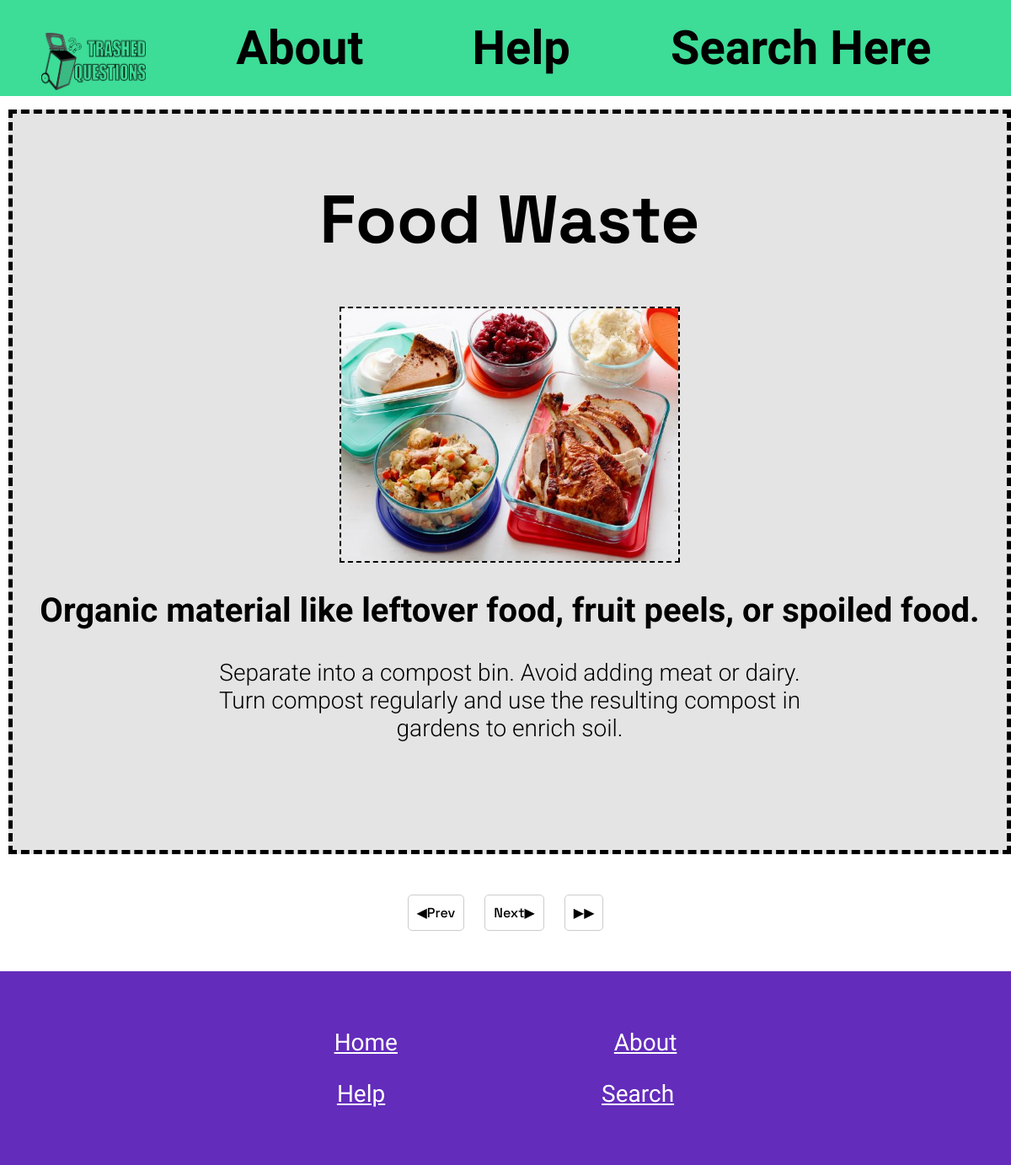
Screenshot of /item/4 with the database file from the repository.
### tables this page shows
CREATE TABLE Trash (id INTEGER PRIMARY KEY AUTOINCREMENT, name TEXT NOT NULL, description TEXT, instructions TEXT, bins INTEGER NOT NULL REFERENCES Bins (id), rrr INTEGER NOT NULL REFERENCES RRR (id), image TEXT);

### Routes.py (the view)
@app.route('/item/<int:id>')
def item(id):
    conn = sqlite3.connect("Webdatabase.db")
    cur = conn.cursor()
    cur.execute("SELECT * FROM Trash WHERE id=?", (id,))
    trash = cur.fetchone()
    cur.execute("SELECT id FROM Trash ORDER BY ID DESC")
    max_limit = cur.fetchone()
    next_button = id+1
    previous_button = id-1
    next_by_10_button = id+10
    previous_by_10_button = id-10
    hide_previous_by_10_button = None
    hide_next_by_10_button = None
    hide_next_button = None
    hide_previous_button = None
    if id > max_limit[0]:
        return redirect(url_for('homepage'))
    if id == max_limit[0] or id >= max_limit[0]:
        id = max_limit[0]
        next_button = id
        next_by_10_button = id
        hide_next_button = HIDDEN
    if id <= 0:
        return redirect(url_for('homepage'))
    if id == 1:
        hide_previous_button = HIDDEN
    if id <= 10:
        hide_previous_by_10_button = HIDDEN
    if id+9 >= max_limit[0]:
        hide_next_by_10_button = HIDDEN
    cur = conn.cursor()
    cur.execute("SELECT bins FROM Trash WHERE id=?", (id,))
    bins = cur.fetchone()
    color = DEFAULT
    if bins == (1,):
        color = DEFAULT
    if bins == (2,) or bins == (6,):
        color = TRASH
    if bins == (3,) or bins == (5,) or bins == (7,) or bins == (8,):
        color = RECYCLE
    if bins == (4,):
        color = COMPOST
    return render_template('item.html', trash=trash, idp=next_button,
                           idm=previous_button, idp10=next_by_10_button,
                           idm10=previous_by_10_button,
                           hideprev=hide_previous_button,
                           hideforw=hide_next_button,
                           hideprevall=hide_previous_by_10_button,
                           hideforwall=hide_next_by_10_button, color=color)

### templates/item.html (shortened to what this page needs)
{% extends 'layout.html' %}
{% block content %}
<div class="box" style="display:block">
    <h1 style="text-align: center;">{{trash[1]}}</h1>
    <img src = "/static/images/{{trash[6]}}" class = "image" style="text-align: center;" title="{{trash[1]}}"/>
    <h2 style="text-align: center;">{{trash[2]}}</h2>
    <p style="text-align: center;">{{trash[3]}}</p>
</div>
<div style="text-align: center;">
    <a class="button" {{hideprev}} href="{{ '/item/%s'%idm }}">◀Prev</a>
    <a class="button" {{hideforw}} href="{{ '/item/%s'%idp }}">Next▶</a>
    <a class="button" {{hideforwall}} href="{{ '/item/%s'%idp10 }}">▶▶</a>
</div>
{% endblock %}

### templates/layout.html (shortened to what this page needs)
<!doctype html>
<html>
<head>
    <link rel="stylesheet" href="/static/style.css" />
</head>
<body>
    <nav style="background-color:{{color}}">{% include 'navbar.html' %}</nav>
    <main>{% block content %}{% endblock %}</main>
    <div class="footer">
        <div>
            <p>
                <a class="footertext" href="/">Home</a>
                <a class="footertext" href="/about">About</a>
            </p>
        </div>
        <div>
            <p>
                <a class="footertext" href="/help">Help</a>
                <a class="footertext" href="/search/1">Search</a>
            </p>
        </div>
    </div>
</body>
</html>

### templates/navbar.html
<ul>
    <a href="/"><img src="/static/images/Logo.png" class="logo"></a>
    <li><a href="/about">About</a> </li>
    <li><a href="/help">Help</a></li>
    <li><a href="/search/1">Search Here</a></li>
</ul>

### static/style.css (style rules this page uses)
nav { font-size: 100%; font-weight: bolder; color: white; }
nav ul { list-style-type: none; text-align: center; margin-top: 0px; padding: 2%; }
nav li { display: inline; padding-left: 5%; padding-right: 5%; padding-top:2.6%; padding-bottom: 2.1%; font-size: 350%; font-family: "Staatliches", sans-serif; font-weight: 700; font-style: normal; }
body { margin: 0; padding: 0; }
.footer { display: absolute; left: 0; bottom: 0; width: 100%; background-color: rgb(99, 44, 187); color: white; text-align: center; padding-top: 40px; padding-bottom: 40px; font-size: 100%; font-family: "Staatliches", sans-serif; font-weight: 700; font-style: normal; margin-top: auto; }
.footertext { color: white; text-decoration: underline; margin-left:125px; margin-right:125px; font-family: "Staatliches", sans-serif; font-weight: 400; font-style: normal; font-size: 100%; }
.image { height: 300px; margin-left: auto; margin-right: auto; display:block; border:2.5px dashed black; }
h1 { font-size: 500%; font-family: "Space Grotesk", sans-serif; font-weight: 700; font-style: normal; text-align: center; }
h2 { font-size: 250%; font-family: "Roboto", sans-serif; font-weight: 700; font-style: normal; }
p { font-size: 175%; font-family: "Roboto", sans-serif; font-weight: 300; font-style: normal; margin-left: auto; margin-right: auto; display:block; text-align: center; width: 700px; }
main { margin:10px; }
.button { margin:10px; padding:10px; border:1px solid #ccc; border-radius:5px; font-family: "Space Grotesk", sans-serif; font-weight: 500; font-style: normal; }
a { text-decoration: none; color:black }
main div { margin-bottom:5%; }
.logo { width: 10.75%; height:10.75%; margin-bottom:-2.7%; margin-right: 4%; margin-left: 1%; }
.box { background-color: #e4e4e4; width: 100%; height:auto; padding-bottom:100px; border: dashed 5px; padding-top: 20px; }

### rows the page displays
Trash: name "Food Waste", image (picture), description "Organic material like leftover food, fruit peels, or spoiled food.", instructions "Separate into a compost bin. Avoid adding meat or dairy. Turn compost regularly and use the resulting compost in gardens to enrich soil."
